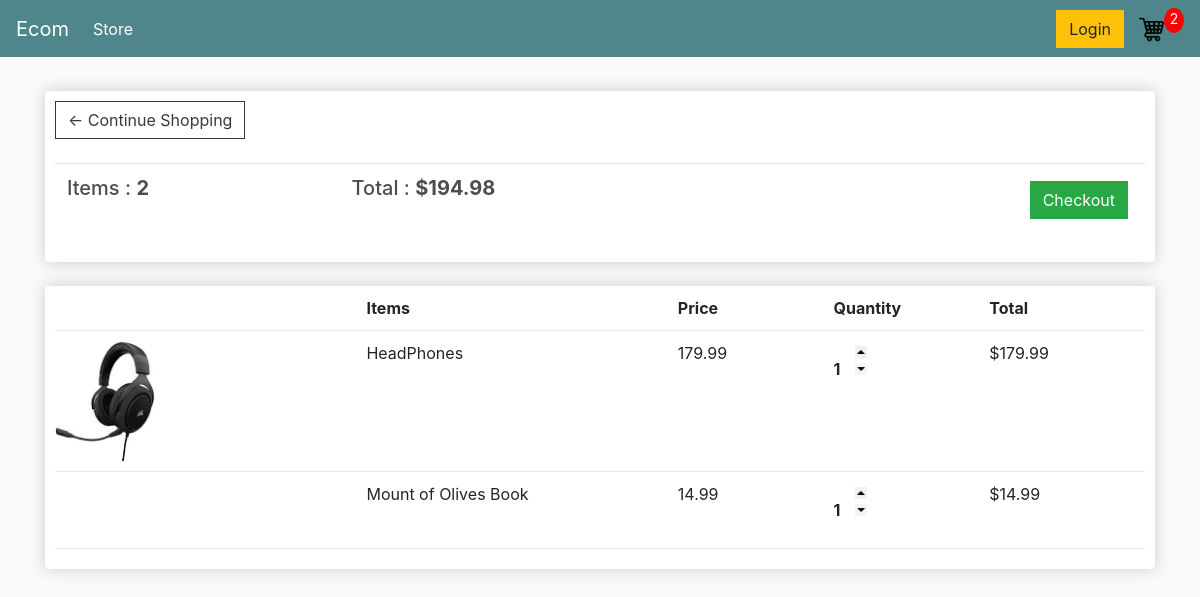
The app's page /cart/ (signed in) with its own data.
### store/models.py (models this page shows, shortened)
class Order(models.Model):
    customer = models.ForeignKey(Customer, on_delete=models.SET_NULL, blank=True, null=True)
    date_order = models.DateTimeField(auto_now_add=True)
    complete = models.BooleanField(default=False, null=True, blank=False)
    transaction_id = models.CharField(max_length=200, null=True)
    @property
    def get_cart_total(self):
        orderitems = self.orderitem_set.all()
        total = sum([item.get_total for item in orderitems])
        return total
    @property
    def get_cart_items(self):
        orderitems = self.orderitem_set.all()
        total = sum([item.quantity for item in orderitems])
        return total

class OrderItem(models.Model):
    product = models.ForeignKey(Product, on_delete=models.SET_NULL, blank=True, null=True)
    order = models.ForeignKey(Order, on_delete=models.SET_NULL, blank=True, null=True)
    quantity = models.IntegerField(default=0, null=True, blank=True)
    date_added = models.DateTimeField(auto_now_add=True)
    @property
    def get_total(self):
        total = self.product.price * self.quantity
        return total

class Product(models.Model):
    name = models.CharField(max_length=200, null=True)
    price = models.DecimalField(max_digits=7, decimal_places=2)
    digital = models.BooleanField(default=False, null=True, blank=False)
    image = models.ImageField(null=True, blank=True)
    @property
    def imageURL(self):
        try:
            url = self.image.url
        except:
            url = ''
        return url

### store/views.py (the view)
# urls.py: path('cart/', views.cart, name="cart"),
def cart(request):
    data = cartData(request)
    cartItems = data['cartItems']
    order = data['order']
    items = data['items']
    context = {'items': items, 'order':order, 'cartItems':cartItems}
    return render(request, 'store/cart.html', context)

### store/utils.py (called while the page is built)
def cartData(request):
    if request.user.is_authenticated:
        customer =  request.user.customer
        order, created = Order.objects.get_or_create(customer=customer, complete=False)
        items = order.orderitem_set.all()
        cartItems = order.get_cart_items
    else:
        cookieData = cookieCart(request)
        cartItems = cookieData['cartItems']
        order = cookieData['order']
        items = cookieData['items']
    return {'cartItems':cartItems,'order':order, 'items':items}

### store/templates/store/cart.html
{% extends 'store/main.html' %}
{% load static %}
{% block content %}
<div class="row">
    <div class="col-lg-12">
        <div class="box-element">
            <a class="btn btn-outline-dark" href="{% url 'store' %}">&#x2190; Continue Shopping</a>
            <br>
            <br>
            <table class="table">
                <tr>
                    <th><h5>Items : <strong>{{order.get_cart_items}}</strong></h5></th>
                    <th><h5>Total : <strong>${{order.get_cart_total|floatformat:2}}</strong></h5></th>
                    <th>
                        <a style="float: right; margin: 5px;" class="btn btn-success" href="{% url 'checkout' %}">Checkout</a>
                    </th>
                </tr>
            </table>
        </div>
        <br>
        <div class="box-element">
            <div class="cart-row">
                <div style="flex:2"></div>
                <div style="flex:2"><strong>Items</strong></div>
                <div style="flex:1"><strong>Price</strong></div>
                <div style="flex:1"><strong>Quantity</strong></div>
                <div style="flex:1"><strong>Total</strong></div>
            </div>
            {% for item in items %}
            <div class="cart-row">
                <div style="flex:2"><img class="row-image" src="{{item.product.imageURL}}" alt=""></div>
                <div style="flex:2"><p>{{item.product.name}}</p></div>
                <div style="flex:1">{{item.product.price|floatformat:2}}</div>
                <div style="flex:1">
                    <p class="quantity">{{item.quantity}}</p>
                    <div class="quantity">
                        <img data-product={{item.product.id}} data-action="add" class="chg-quantity update-cart" src="{% static 'images/ar_atas.png' %}" alt="">
                        <img data-product={{item.product.id}} data-action="remove" class="chg-quantity update-cart" src="{% static 'images/ar_bawah.png' %}" alt="">
                    </div>
                </div>
                <div style="flex:1">${{item.get_total}}</div>
            </div>
            {% endfor %}
        </div>
    </div>
</div>
{% endblock content %}

### store/templates/store/main.html (shortened to what this page needs)
<!DOCTYPE html>
<html lang="en">
{% load static %}
<head>
    <link rel="stylesheet" href="https://stackpath.bootstrapcdn.com/bootstrap/4.3.1/css/bootstrap.min.css">
    <link rel="stylesheet" href="{% static 'css/main.css' %}">
</head>
<body>
    {% include 'store/navbar.html' %}
    <div class="container">
        <br>
        {% block content %}
        {% endblock content %}
    </div>
</body>
</html>

### store/templates/store/navbar.html (shortened to what this page needs)
{% load static %}
<nav class="navbar navbar-expand-lg navbar-dark bg-dark">
    <a class="navbar-brand" href="{% url 'store' %}">Ecom</a>
    <div class="collapse navbar-collapse" id="navbarSupportedContent">
      <ul class="navbar-nav mr-auto">
        <li class="nav-item active">
          <a class="nav-link" href="{% url 'store' %}">Store <span class="sr-only">(current)</span></a>
        </li>
      </ul>
      <div class="form-inline my-2 my-lg-0">
        <a href="" class="btn btn-warning">Login</a>
        <a href="{% url 'cart' %}">
            <img id="cart-icon" src="{% static 'images/cart.png' %}" alt="">
        </a>
        <p id="cart-total">{{cartItems}}</p>
      </div>
    </div>
</nav>

### static/css/main.css (style rules this page uses)
body { background-color: hsl(0, 0%, 98%); }
h1,h2,h3,h4,h5,h6 { color: hsl(0, 0%, 30%); }
.box-element { box-shadow: hsl(0, 0%, 80%) 0 0 16px; background-color: #fff; border-radius: 4px; padding: 10px; }
.bg-dark { background-color: #4f868c!important; }
#cart-icon { width: 25px; display: inline-block; margin-left: 15px; }
#cart-total { display: block; text-align: center; color: #fff; background-color: red; width: 20px; height: 25px; border-radius: 50%; font-size: 14px; }
.col-lg-4, .col-lg-6, .col-lg-12 { margin-top: 10px; }
.btn { border-radius: 0; }
.row-image { width: 100px; }
.cart-row { display: flex; align-items: flex-stretch; padding-bottom: 10px; margin-bottom: 10px; border-bottom: 1px solid #ececec; }
.quantity { display: inline-block; font-weight: 700; padding-right: 10px; }
.chg-quantity { width: 12px; cursor: pointer; display: block; margin-top: 5px; transition: .1s; }

### records on screen
Order: get_cart_items "2", get_cart_total "194.98"
OrderItem: product.imageURL (picture), product.name "HeadPhones", product.price "179.99", quantity "1", get_total "179.99"
OrderItem: product.name "Mount of Olives Book", product.price "14.99", quantity "1", get_total "14.99"

### other values on screen
{{ cartItems }} "2"
